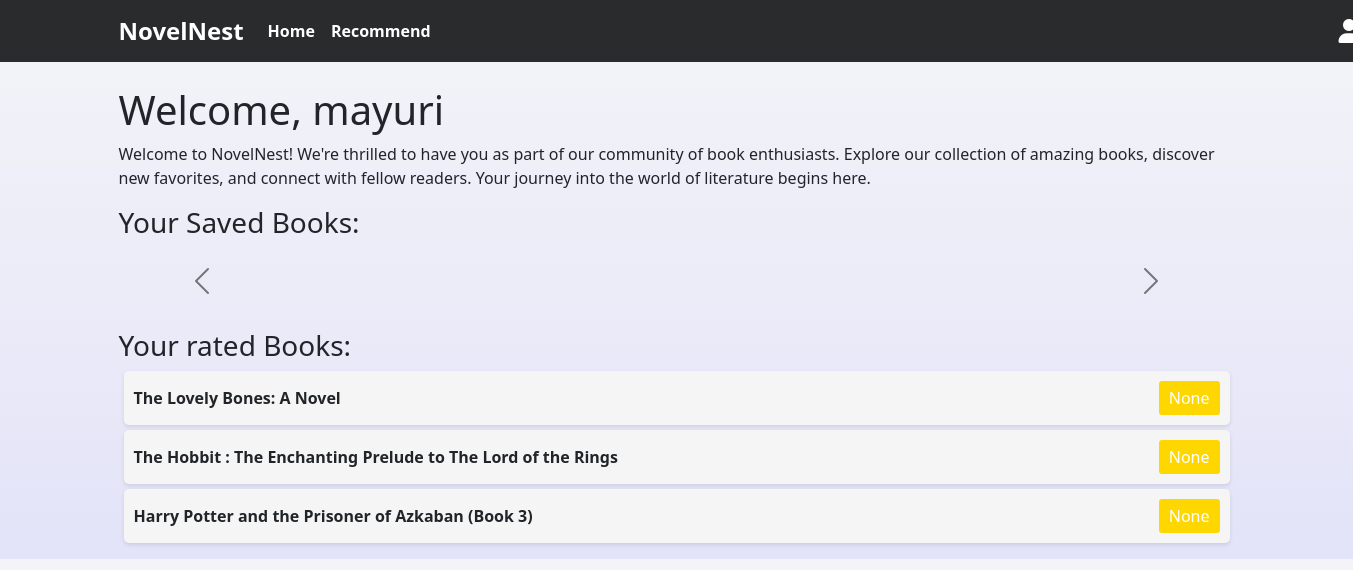
Page /profile (signed in) on the committed database.
### Model/model.py (models this page shows, shortened)
class User(db.Model):
    id = db.Column(db.Integer, primary_key=True)
    username = db.Column(db.String(80), unique=True, nullable=False)
    password_hash = db.Column(db.String(128), nullable=False)

### app.py (models this page shows)
class Interaction(db.Model):
    id = db.Column(db.Integer, primary_key=True)
    user_id = db.Column(db.Integer, db.ForeignKey('user.id'), nullable=False)
    book_title = db.Column(db.String(100), nullable=False)
    book_image = db.Column(db.String(255))
    interaction_type = db.Column(db.String(20), nullable=False)  # e.g., 'saved', 'liked', 'saved'
    rating = db.Column(db.Float)

### app.py (the view)
@app.route('/profile')
@login_required
def profile():
    interactions = Interaction.query.filter_by(user_id=current_user.id).all()
    preferred_genres = current_user.preferred_genres
    recommended_books = generate_live_recommendations(interactions, preferred_genres)
    return render_template('profile.html', interactions=interactions, preferred_genres=preferred_genres, recommended_books=recommended_books)

### app.py (called while the page is built)
@login_manager.user_loader
def load_user(user_id):
    return User.query.get(int(user_id))

### Templates/profile.html (shortened to what this page needs)
<!DOCTYPE html>
<html>
<head>
    <link href="https://cdn.jsdelivr.net/npm/bootstrap@5.3.0/dist/css/bootstrap.min.css" rel="stylesheet">
    <link href="https://cdnjs.cloudflare.com/ajax/libs/font-awesome/6.0.0-beta3/css/all.min.css" rel="stylesheet">
    <link href="https://cdnjs.cloudflare.com/ajax/libs/font-awesome/5.15.4/css/all.min.css" rel="stylesheet">
</head>
<body>
    <nav class="navbar navbar-expand-lg navbar-custom">
        <div class="container">
            <a class="navbar-brand" href="/home">NovelNest</a>
            <div class="collapse navbar-collapse" id="navbarNav">
                <ul class="navbar-nav ml-auto">
                    <li class="nav-item">
                        <a class="nav-link" href="/home">Home</a>
                    </li>
                    <li class="nav-item">
                        <a class="nav-link" href="/recommend">Recommend</a>
                    </li>
                    <ul class="navbar-nav">
                        <li class="nav-item">
                            <a class="nav-link" style="padding-left: 900px; padding-right: 20px;" href="/profile"><i
                                    class="fa-solid fa-user fa-fade fa-xl"></i></a>
                        </li>
                    </ul>
                </ul>
            </div>
        </div>
    </nav>
<div class="container mt-4">
        <h1>Welcome, {{ current_user.username }}</h1>
        <p class="card-text">Welcome to NovelNest! We're thrilled to have you as part of our community of book
            enthusiasts. Explore our collection of amazing books, discover new favorites, and connect with fellow
            readers. Your journey into the world of literature begins here.</p>
        <h3 style="padding-bottom: 3%;">Your Saved Books:</h3>
        <div id="savedBooksCarousel" class="carousel carousel-dark slide" data-bs-ride="carousel">
            <a class="carousel-control-prev" href="#savedBooksCarousel" role="button" data-bs-slide="carousel">
                <span class="carousel-control-prev-icon" aria-hidden="true"></span>
            </a>
            <a class="carousel-control-next" href="#savedBooksCarousel" role="button" data-bs-slide="carousel">
                <span class="carousel-control-next-icon" aria-hidden="true"></span>
            </a>
        </div>
        <br>
        <br>
        <div>
            <h3>Your rated Books:</h3>
            <ul class="rated-books">
                {% for interaction in current_user.interactions if interaction.interaction_type == 'rating' %}
                <li>
                    <span class="book-title">{{ interaction.book_title }}</span>
                    <span class="rating">{{ interaction.rating }}</span>
                </li>
                {% endfor %}
            </ul>
        </div>
    </div>
</body>
</html>

### Templates/profile.html (style rules this page uses)
body { background-color: #F5F5DC; }
body { background: linear-gradient(to bottom, #f4f4f8, #e3e3f9); }
.navbar-custom { background-color: #292b2c; }
.navbar-brand { font-size: 24px; color: #fff; font-weight: bold; transition: color 0.3s ease-in-out; }
.nav-link { color: #fff; font-weight: bold; transition: color 0.3s ease-in-out; }
.rated-books { list-style-type: none; padding: 0; }
.rated-books li { background-color: #f5f5f5; margin: 5px; padding: 10px; border-radius: 5px; box-shadow: 0 2px 4px rgba(0, 0, 0, 0.1); display: flex; justify-content: space-between; align-items: center; }
.book-title { font-weight: bold; margin-right: 10px; }
.rating { background-color: #FFD700; color: #fff; padding: 5px 10px; border-radius: 3px; }

### rows in the picture
User: username "mayuri"
Interaction: book_title "The Lovely Bones: A Novel", rating "None"
Interaction: book_title "The Hobbit : The Enchanting Prelude to The Lord of the Rings", rating "None"
Interaction: book_title "Harry Potter and the Prisoner of Azkaban (Book 3)", rating "None"
